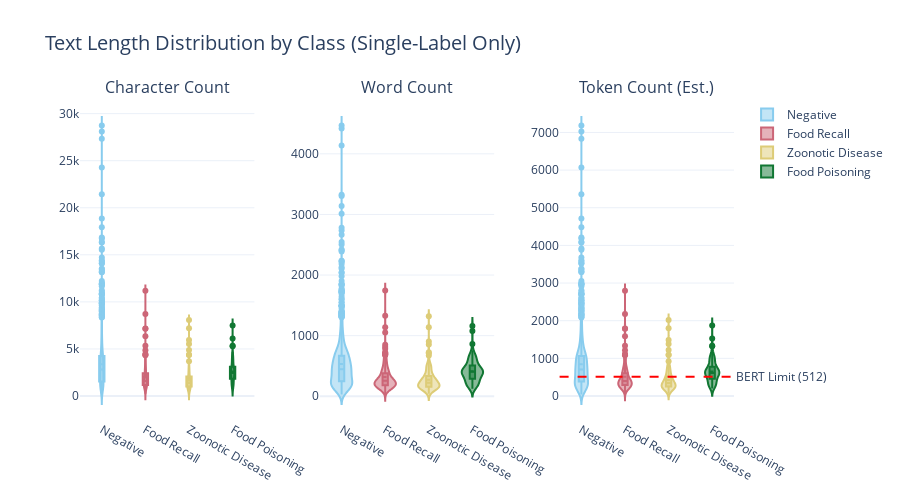

Here is the notebook cell this chart was saved with:
### Code cell
# Violin plots: Text length by class
# Filter to single-label only for cleaner visualization
df_single = df_train[~df_train['is_multilabel']].copy()

fig = make_subplots(
    rows=1, cols=3,
    subplot_titles=('Character Count', 'Word Count', 'Token Count (Est.)'),
    horizontal_spacing=0.1
)

for i, col in enumerate(['char_count', 'word_count', 'token_count_est'], 1):
    for j, label in enumerate(df_single['type'].value_counts().index[:4]):
        data = df_single[df_single['type'] == label][col]
        fig.add_trace(
            go.Violin(
                y=data,
                name=label,
                marker_color=COLORS[j],
                showlegend=(i == 1),
                box_visible=True,
                meanline_visible=True
            ),
            row=1, col=i
        )

# Add BERT limit line to token count plot
fig.add_hline(
    y=512, line_dash="dash", line_color="red",
    annotation_text="BERT Limit (512)",
    annotation_position="right",
    row=1, col=3
)

fig.update_layout(
    title_text='Text Length Distribution by Class (Single-Label Only)',
    height=500,
    showlegend=True,
    title_font_size=20
)

fig.show()

### Figure 1 — Plotly figure (JSON) as saved in the notebook; plotly's stock layout.template omitted (floating-point values rounded to 4 significant figures; data arrays with more than 128 entries replaced by an {"elided": "..."} marker saying what was removed)
{"data": [{"box": {"visible": true}, "marker": {"color": "rgb(136, 204, 238)"}, "meanline": {"visible": true}, "name": "Negative", "showlegend": true, "type": "violin", "xaxis": "x", "y": {"elided": "1419 int values"}, "yaxis": "y"}, {"box": {"visible": true}, "marker": {"color": "rgb(204, 102, 119)"}, "meanline": {"visible": true}, "name": "Food Recall", "showlegend": true, "type": "violin", "xaxis": "x", "y": {"elided": "195 int values"}, "yaxis": "y"}, {"box": {"visible": true}, "marker": {"color": "rgb(221, 204, 119)"}, "meanline": {"visible": true}, "name": "Zoonotic Disease", "showlegend": true, "type": "violin", "xaxis": "x", "y": {"elided": "172 int values"}, "yaxis": "y"}, {"box": {"visible": true}, "marker": {"color": "rgb(17, 119, 51)"}, "meanline": {"visible": true}, "name": "Food Poisoning", "showlegend": true, "type": "violin", "xaxis": "x", "y": {"elided": "129 int values"}, "yaxis": "y"}, {"box": {"visible": true}, "marker": {"color": "rgb(136, 204, 238)"}, "meanline": {"visible": true}, "name": "Negative", "showlegend": false, "type": "violin", "xaxis": "x2", "y": {"elided": "1419 int values"}, "yaxis": "y2"}, {"box": {"visible": true}, "marker": {"color": "rgb(204, 102, 119)"}, "meanline": {"visible": true}, "name": "Food Recall", "showlegend": false, "type": "violin", "xaxis": "x2", "y": {"elided": "195 int values"}, "yaxis": "y2"}, {"box": {"visible": true}, "marker": {"color": "rgb(221, 204, 119)"}, "meanline": {"visible": true}, "name": "Zoonotic Disease", "showlegend": false, "type": "violin", "xaxis": "x2", "y": {"elided": "172 int values"}, "yaxis": "y2"}, {"box": {"visible": true}, "marker": {"color": "rgb(17, 119, 51)"}, "meanline": {"visible": true}, "name": "Food Poisoning", "showlegend": false, "type": "violin", "xaxis": "x2", "y": {"elided": "129 int values"}, "yaxis": "y2"}, {"box": {"visible": true}, "marker": {"color": "rgb(136, 204, 238)"}, "meanline": {"visible": true}, "name": "Negative", "showlegend": false, "type": "violin", "xaxis": "x3", "y": {"elided": "1419 int values"}, "yaxis": "y3"}, {"box": {"visible": true}, "marker": {"color": "rgb(204, 102, 119)"}, "meanline": {"visible": true}, "name": "Food Recall", "showlegend": false, "type": "violin", "xaxis": "x3", "y": {"elided": "195 int values"}, "yaxis": "y3"}, {"box": {"visible": true}, "marker": {"color": "rgb(221, 204, 119)"}, "meanline": {"visible": true}, "name": "Zoonotic Disease", "showlegend": false, "type": "violin", "xaxis": "x3", "y": {"elided": "172 int values"}, "yaxis": "y3"}, {"box": {"visible": true}, "marker": {"color": "rgb(17, 119, 51)"}, "meanline": {"visible": true}, "name": "Food Poisoning", "showlegend": false, "type": "violin", "xaxis": "x3", "y": {"elided": "129 int values"}, "yaxis": "y3"}], "layout": {"annotations": [{"font": {"size": 16}, "showarrow": false, "text": "Character Count", "x": 0.1333, "xanchor": "center", "xref": "paper", "y": 1, "yanchor": "bottom", "yref": "paper"}, {"font": {"size": 16}, "showarrow": false, "text": "Word Count", "x": 0.5, "xanchor": "center", "xref": "paper", "y": 1, "yanchor": "bottom", "yref": "paper"}, {"font": {"size": 16}, "showarrow": false, "text": "Token Count (Est.)", "x": 0.8667, "xanchor": "center", "xref": "paper", "y": 1, "yanchor": "bottom", "yref": "paper"}, {"showarrow": false, "text": "BERT Limit (512)", "x": 1, "xanchor": "left", "xref": "x3 domain", "y": 512, "yanchor": "middle", "yref": "y3"}], "height": 500, "shapes": [{"line": {"color": "red", "dash": "dash"}, "type": "line", "x0": 0, "x1": 1, "xref": "x3 domain", "y0": 512, "y1": 512, "yref": "y3"}], "showlegend": true, "title": {"font": {"size": 20}, "text": "Text Length Distribution by Class (Single-Label Only)"}, "xaxis": {"anchor": "y", "domain": [0, 0.2667]}, "xaxis2": {"anchor": "y2", "domain": [0.3667, 0.6333]}, "xaxis3": {"anchor": "y3", "domain": [0.7333, 1]}, "yaxis": {"anchor": "x", "domain": [0, 1]}, "yaxis2": {"anchor": "x2", "domain": [0, 1]}, "yaxis3": {"anchor": "x3", "domain": [0, 1]}}}
